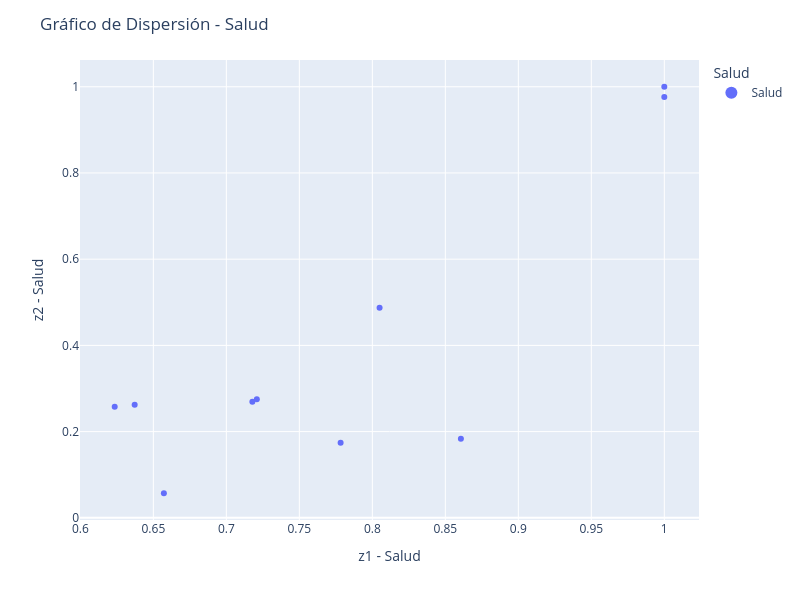
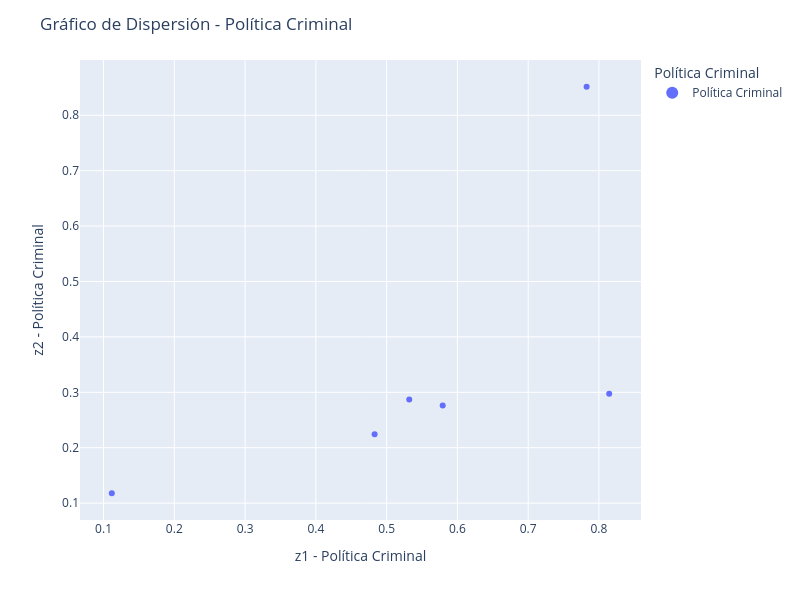
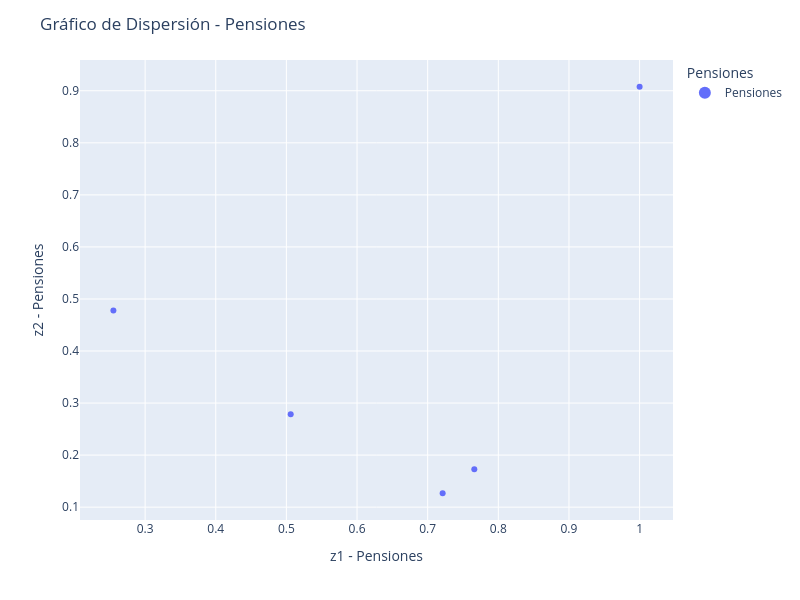
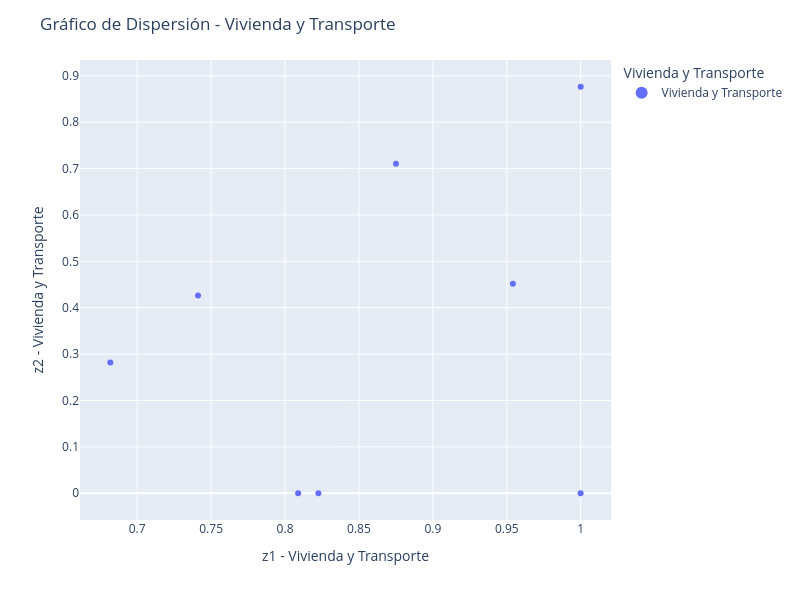

These figures' notebook cell, in order:
### Code cell
import plotly.express as px

# Crear un gráfico de dispersión interactivo con Plotly para cada topic
topic_names =coordsP['topic_name'].unique()
figures = []

for topic_name in topic_names:
    # Crear un gráfico de dispersión interactivo con Plotly para el topic actual
    fig = px.scatter(coordsP[coordsP['topic_name'] == topic_name], x="z2", y="z1", color="topic_name", hover_data=["name"])
    
    # Personalizar el diseño del gráfico para el topic actual
    fig.update_layout(
        title=f"Gráfico de Dispersión - {topic_name}",
        xaxis_title=f"z1 - {topic_name}",
        yaxis_title=f"z2 - {topic_name}",
        legend_title=topic_name
    )

    # Almacenar la figura en la lista de figuras
    figures.append(fig)
    
    #fig.update_xaxes(autorange="reversed")
# Mostrar o guardar cada figura según sea necesario
for i, fig in enumerate(figures):
    # En este caso, solo imprimiré el título de cada figura
    
    # Ajustar el tamaño de la leyenda y ubicarla a la derecha
    fig.update_layout(
        legend=dict(
            itemsizing='constant',  # Ajusta el tamaño de los elementos de la leyenda
            orientation="v",  # Cambia la orientación de la leyenda a vertical
            yanchor="top",  # Ancla la leyenda en la parte superior
            y=1,  # Ajusta la posición vertical de la leyenda
            xanchor="left",  # Ancla la leyenda a la izquierda
            x=1.02  # Ajusta la posición horizontal de la leyenda
        )
    )

    # Establecer el tamaño del gráfico para que sea cuadrado sin considerar la leyenda
    fig.update_layout(
        autosize=False,
        width=800,  # Ajusta según tus preferencias
        height=600  # Ajusta según tus preferencias
    )

    fig.show()
    print(f"Título de la figura {i + 1}: {fig['layout']['title']['text']}")

### Figure 1 — Plotly figure (JSON) as saved in the notebook; plotly's stock layout.template omitted (floating-point values rounded to 4 significant figures)
{"data": [{"customdata": [["Creación de Farmacias Populares"], ["Legalización de la Marihuana"], ["Red de Cuidado Adulto Mayor"], ["Establecer Ficha Médica Digital Universal"], ["Restringir Venta de Alcohol en Delivery, Supermercados, o por Horario"], ["Seguro Universal de Salud"], ["Aumento de Cupos en Especialidades Médicas"], ["Creación del Seguro de Enfermedades Catastróficas"], ["Ampliación Convenio Fonasa con Farmacias"], ["Limitar Precio o Ganacia de Medicamentos"]], "hovertemplate": "topic_name=Salud<br>z2=%{x}<br>z1=%{y}<br>name=%{customdata[0]}<extra></extra>", "legendgroup": "Salud", "marker": {"color": "#636efa", "symbol": "circle"}, "mode": "markers", "name": "Salud", "orientation": "v", "showlegend": true, "type": "scatter", "x": [0.6572, 1.0, 0.7178, 0.805, 1.0, 0.6235, 0.7783, 0.7209, 0.8607, 0.6372], "xaxis": "x", "y": [0.057, 1, 0.2692, 0.4874, 0.9765, 0.2578, 0.1741, 0.2751, 0.1836, 0.2623], "yaxis": "y"}], "layout": {"autosize": false, "height": 600, "legend": {"itemsizing": "constant", "orientation": "v", "title": {"text": "Salud"}, "tracegroupgap": 0, "x": 1.02, "xanchor": "left", "y": 1, "yanchor": "top"}, "margin": {"t": 60}, "title": {"text": "Gráfico de Dispersión - Salud"}, "width": 800, "xaxis": {"anchor": "y", "domain": [0, 1], "title": {"text": "z1 - Salud"}}, "yaxis": {"anchor": "x", "domain": [0, 1], "title": {"text": "z2 - Salud"}}}}

### Figure 2 — Plotly figure (JSON) as saved in the notebook; plotly's stock layout.template omitted (floating-point values rounded to 4 significant figures)
{"data": [{"customdata": [["Cárcel Efectiva para Soborno y Cohecho"], ["Lucha contra el Narcotráfico"], ["Restricción Venta y Uso de Armas de Fuego"], ["Cárcel efectiva para Delitos de Colusión"], ["Cárcel efectiva para Delitos Tributarios (evasión de impuestos)"], ["Investigación Judicial de Violaciones Recientes a los Derechos Humanos"]], "hovertemplate": "topic_name=Política Criminal<br>z2=%{x}<br>z1=%{y}<br>name=%{customdata[0]}<extra></extra>", "legendgroup": "Política Criminal", "marker": {"color": "#636efa", "symbol": "circle"}, "mode": "markers", "name": "Política Criminal", "orientation": "v", "showlegend": true, "type": "scatter", "x": [0.5792, 0.8145, 0.7826, 0.532, 0.483, 0.1117], "xaxis": "x", "y": [0.276, 0.2972, 0.8515, 0.2869, 0.2244, 0.1178], "yaxis": "y"}], "layout": {"autosize": false, "height": 600, "legend": {"itemsizing": "constant", "orientation": "v", "title": {"text": "Política Criminal"}, "tracegroupgap": 0, "x": 1.02, "xanchor": "left", "y": 1, "yanchor": "top"}, "margin": {"t": 60}, "title": {"text": "Gráfico de Dispersión - Política Criminal"}, "width": 800, "xaxis": {"anchor": "y", "domain": [0, 1], "title": {"text": "z1 - Política Criminal"}}, "yaxis": {"anchor": "x", "domain": [0, 1], "title": {"text": "z2 - Política Criminal"}}}}

### Figure 3 — Plotly figure (JSON) as saved in the notebook; plotly's stock layout.template omitted (floating-point values rounded to 4 significant figures)
{"data": [{"customdata": [["Retiro Anticipado Fondo de Pensiones"], ["Aporte del Empleador a Fondo de Pensiones"], ["Aumento Edad de Jubilación"], ["Pensión Mínima Igual o Mayor al Sueldo Mínimo"], ["Mejorar Aporte del Estado a Pensiones de los Más Necesitados"]], "hovertemplate": "topic_name=Pensiones<br>z2=%{x}<br>z1=%{y}<br>name=%{customdata[0]}<extra></extra>", "legendgroup": "Pensiones", "marker": {"color": "#636efa", "symbol": "circle"}, "mode": "markers", "name": "Pensiones", "orientation": "v", "showlegend": true, "type": "scatter", "x": [0.2551, 0.7212, 1, 0.5061, 0.766], "xaxis": "x", "y": [0.4778, 0.1267, 0.9077, 0.2785, 0.1728], "yaxis": "y"}], "layout": {"autosize": false, "height": 600, "legend": {"itemsizing": "constant", "orientation": "v", "title": {"text": "Pensiones"}, "tracegroupgap": 0, "x": 1.02, "xanchor": "left", "y": 1, "yanchor": "top"}, "margin": {"t": 60}, "title": {"text": "Gráfico de Dispersión - Pensiones"}, "width": 800, "xaxis": {"anchor": "y", "domain": [0, 1], "title": {"text": "z1 - Pensiones"}}, "yaxis": {"anchor": "x", "domain": [0, 1], "title": {"text": "z2 - Pensiones"}}}}

### Figure 4 — Plotly figure (JSON) as saved in the notebook; plotly's stock layout.template omitted (floating-point values rounded to 4 significant figures)
{"data": [{"customdata": [["Crear Nuevas Líneas de Metro"], ["Subsidio Vivienda"], ["Inversión infrastructura cicloviaria"], ["Transporte Público Gratuito para Ciudadanos de la Tercera Edad"], ["Más Vías Exclusivas para Buses"], ["Más Autopistas Urbanas"], ["Integracion de Viviendas Sociales en Edificios Particulares"], ["Integración de Viviendas Sociales en Barrios Altos"]], "hovertemplate": "topic_name=Vivienda y Transporte<br>z2=%{x}<br>z1=%{y}<br>name=%{customdata[0]}<extra></extra>", "legendgroup": "Vivienda y Transporte", "marker": {"color": "#636efa", "symbol": "circle"}, "mode": "markers", "name": "Vivienda y Transporte", "orientation": "v", "showlegend": true, "type": "scatter", "x": [0.9541, 0.7411, 0.875, 0.6818, 1.0, 1.0, 0.8225, 0.8089], "xaxis": "x", "y": [0.4519, 0.4263, 0.7106, 0.2819, 3.756e-05, 0.8764, 1.402e-08, 1.784e-08], "yaxis": "y"}], "layout": {"autosize": false, "height": 600, "legend": {"itemsizing": "constant", "orientation": "v", "title": {"text": "Vivienda y Transporte"}, "tracegroupgap": 0, "x": 1.02, "xanchor": "left", "y": 1, "yanchor": "top"}, "margin": {"t": 60}, "title": {"text": "Gráfico de Dispersión - Vivienda y Transporte"}, "width": 800, "xaxis": {"anchor": "y", "domain": [0, 1], "title": {"text": "z1 - Vivienda y Transporte"}}, "yaxis": {"anchor": "x", "domain": [0, 1], "title": {"text": "z2 - Vivienda y Transporte"}}}}
